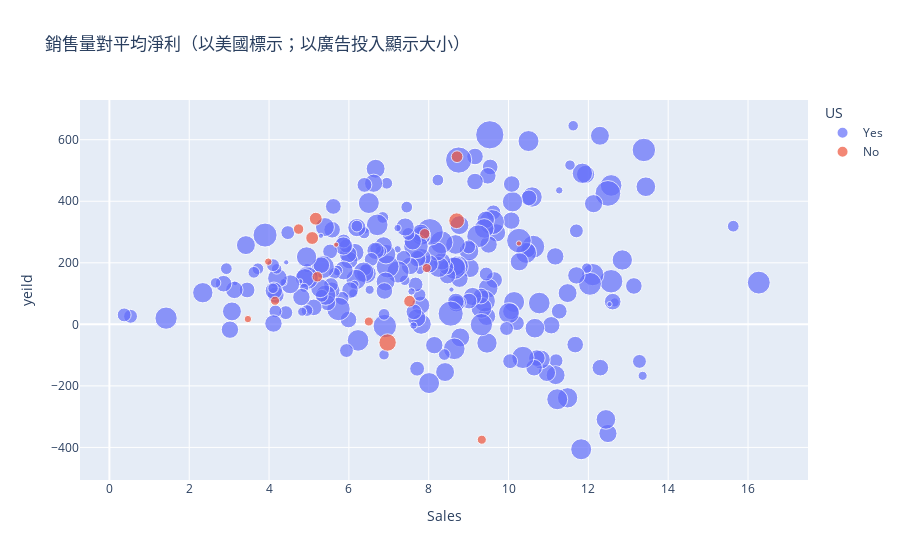

Notebook source saved alongside this figure:
### Code cell
fig = px.scatter(data, 
                 x="Sales", 
                 y="yeild", 
                 color="US",
                 size='Advertising',
                 hover_data = ['ID'],
                 title = '銷售量對平均淨利（以美國標示；以廣告投入顯示大小）')

iplot(fig)
plot(fig, filename='圖5-銷售量對平均淨利（以美國標示；以廣告投入顯示大小）.html')

### Figure 1 — Plotly figure (JSON) as saved in the notebook; plotly's stock layout.template omitted (floating-point values rounded to 4 significant figures; data arrays with more than 128 entries replaced by an {"elided": "..."} marker saying what was removed)
{"data": [{"customdata": {"elided": "239x1 int values"}, "hovertemplate": "US=Yes<br>Sales=%{x}<br>yeild=%{y}<br>Advertising=%{marker.size}<br>ID=%{customdata[0]}<extra></extra>", "legendgroup": "Yes", "marker": {"color": "#636efa", "size": {"elided": "239 int values"}, "sizemode": "area", "sizeref": 0.0725, "symbol": "circle"}, "mode": "markers", "name": "Yes", "orientation": "v", "showlegend": true, "type": "scatter", "x": {"elided": "239 float values"}, "xaxis": "x", "y": {"elided": "239 float values"}, "yaxis": "y"}, {"customdata": [[364], [314], [16], [87], [90], [376], [322], [285], [132], [206], [60], [337], [23], [183], [5], [13], [109]], "hovertemplate": "US=No<br>Sales=%{x}<br>yeild=%{y}<br>Advertising=%{marker.size}<br>ID=%{customdata[0]}<extra></extra>", "legendgroup": "No", "marker": {"color": "#EF553B", "size": [1, 3, 5, 9, 3, 4, 5, 11, 3, 1, 4, 6, 6, 4, 3, 2, 2], "sizemode": "area", "sizeref": 0.0725, "symbol": "circle"}, "mode": "markers", "name": "No", "orientation": "v", "showlegend": true, "type": "scatter", "x": [10.26, 9.33, 8.71, 8.7, 7.95, 7.9, 7.52, 6.97, 6.5, 5.68, 5.21, 5.17, 5.08, 4.74, 4.15, 3.98, 3.47], "xaxis": "x", "y": [262.8, -374.8, 544.8, 336.7, 183.0, 294.2, 75.22, -59.06, 9.178, 258.8, 154.7, 343.2, 280.5, 309.5, 76.65, 203.7, 17.11], "yaxis": "y"}], "layout": {"legend": {"itemsizing": "constant", "title": {"text": "US"}, "tracegroupgap": 0}, "title": {"text": "銷售量對平均淨利（以美國標示；以廣告投入顯示大小）"}, "xaxis": {"anchor": "y", "domain": [0, 1], "title": {"text": "Sales"}}, "yaxis": {"anchor": "x", "domain": [0, 1], "title": {"text": "yeild"}}}}
